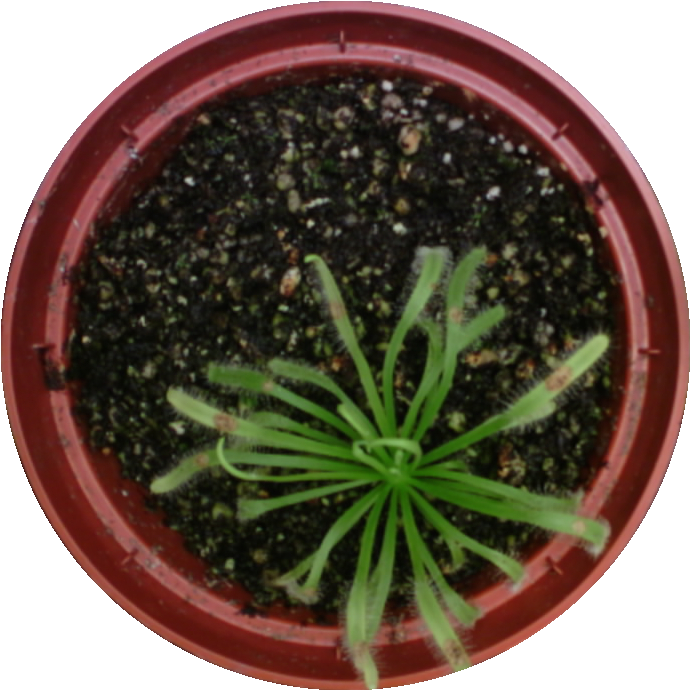
#> input picture apps/pinecube-capture-norm/notebooks/01-cropped-plant.png, 690 x 690 px
$ jupyter execute 03-color-normalize.ipynb   (older library calls are emulated)
#> lines starting #> are read from the running program, lines starting #| are printed output that depends on the picture
[cell 1]
import skimage.io as skio
import matplotlib.pyplot as plt
import numpy as np
from skimage import exposure

[cell 2]
ref = skio.imread("01-cropped-plant.png")
#> ref is the input picture: shape (690, 690, 4); mean R, G, B, A 57.2, 42.3, 29, 200.2
img = skio.imread("02-cropped-plant.png")
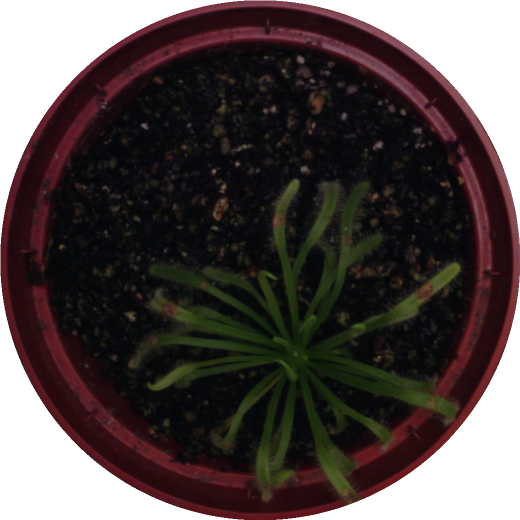
#> input picture apps/pinecube-capture-norm/notebooks/02-cropped-plant.png, 1040 x 1040 px (shown at 1/2 size)
#> img is the input picture: shape (1040, 1040, 4); mean R, G, B, A 26.5, 17, 15.8, 200.3
plt.imshow(ref)
plt.show()
plt.imshow(img)
plt.show()

[cell 3]
matched = exposure.match_histograms(img, ref, multichannel=True)
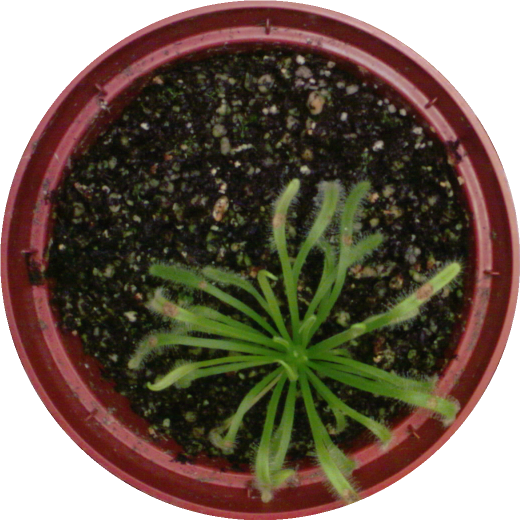
#> matched: shape (1040, 1040, 4) (shown at 1/2 size); mean R, G, B, A 57.3, 42.7, 29.3, 200.3; transparent parts drawn white
plt.imshow(matched)

[cell 4]
skio.imsave("03-cropped-plant-matched.png", matched)

[cell 5]
plt.imshow(exposure.adjust_gamma(img, 0.3))
plt.show()
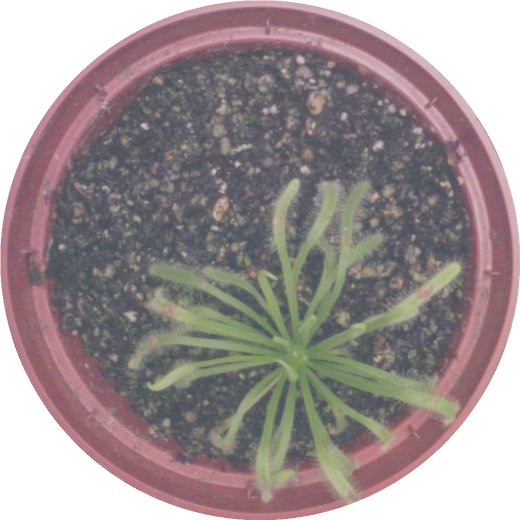
#> shown: shape (1040, 1040, 4) (shown at 1/2 size); mean R, G, B, A 101.1, 90.1, 90.1, 200.3; transparent parts drawn white

[cell 6]
from skimage import transform, feature, color, draw

def crop_circle(img, inner_radius=515, outer_radius=525):
#> called with inner_radius = 520, outer_radius = 521
    edges = feature.canny(color.rgb2gray(img))
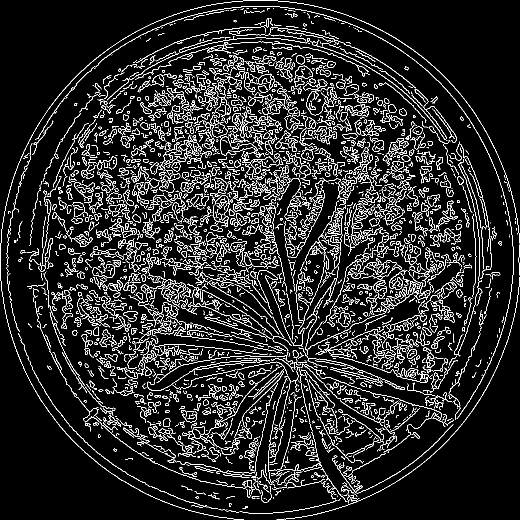
#> edges: shape (1040, 1040) bool (shown at 1/2 size); 10% white in thin lines or dots
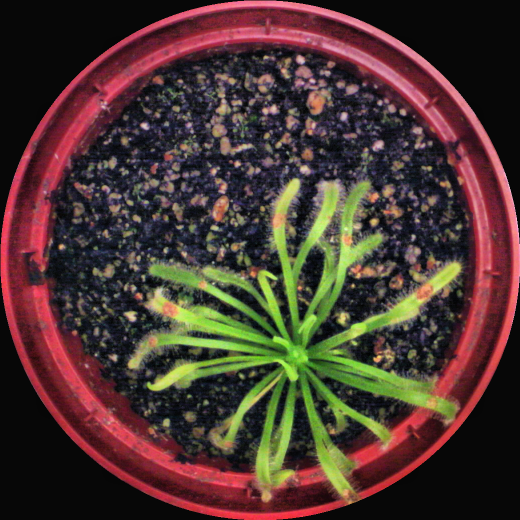
#> img: shape (1040, 1040, 3) (shown at 1/2 size); mean of channels 0, 1, 2 76.1, 54.3, 48.6; drawn as R, G, B

    # 720p: inner pot is around r=302, inner lid is around r=334, outerlid is r=344
    # 1080p: outerlid is r=520, depends on how the camera is handled though
    hough_radii = np.arange(inner_radius, outer_radius, 1)
    hough_res = transform.hough_circle(edges, hough_radii)
    accums, cx, cy, radii = transform.hough_circle_peaks(
        hough_res,
        hough_radii,
        total_num_peaks=1
    )
#> accums = [0.808]; cx = [520]; cy = [520]; radii = [520]

    image = np.dstack((img, np.ones(img.shape[:2]).astype(np.uint8)*255))
    mask = np.zeros(image.shape, dtype=bool)
    cyy, cxx, rr = list(zip(cy, cx, radii))[0]
#> cyy = 520; cxx = 520; rr = 520
    mask[draw.disk((cyy, cxx), rr, shape=image.shape)] = 1

    return (image*mask)[cyy-rr:cyy+rr, cxx-rr:cxx+rr]
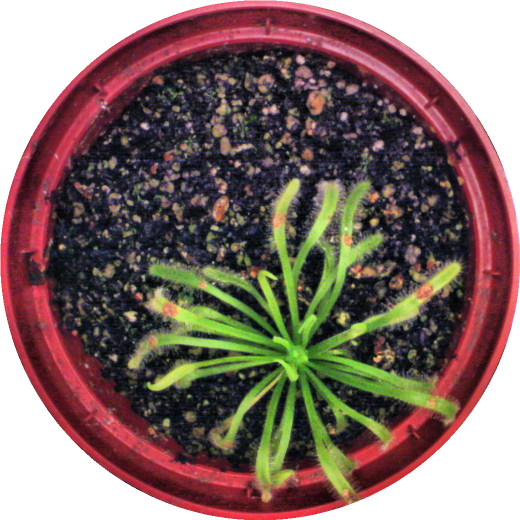
#> returned value: shape (1040, 1040, 4) (shown at 1/2 size); mean of channels 0, 1, 2, 3 74.6, 52.8, 47.1, 200.3; transparent parts drawn white

[cell 7]
from skimage.util import img_as_ubyte

adapted = crop_circle(
    img_as_ubyte(exposure.equalize_adapthist(img, clip_limit=0.03)),
    520, 521
)
plt.imshow(adapted)
plt.show()
skio.imsave("03-cropped-plant-adapthist.png", adapted)

[cell 8]
adaptmatched = exposure.match_histograms(img, adapted, multichannel=True)
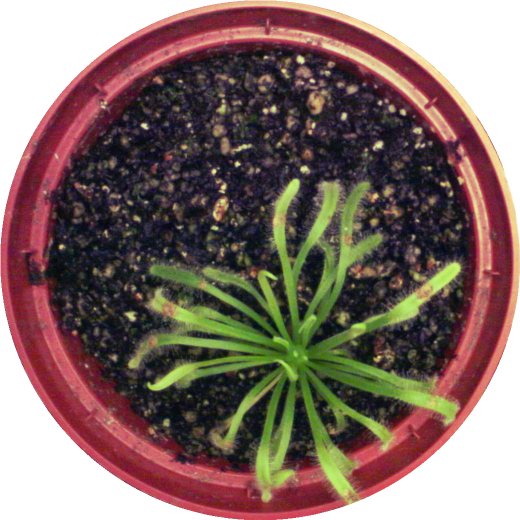
#> adaptmatched: shape (1040, 1040, 4) (shown at 1/2 size); mean R, G, B, A 75.2, 53.5, 47.9, 200.3; transparent parts drawn white
plt.imshow(adaptmatched)
skio.imsave("03-cropped-plant-adapthist-matched.png", adaptmatched)
